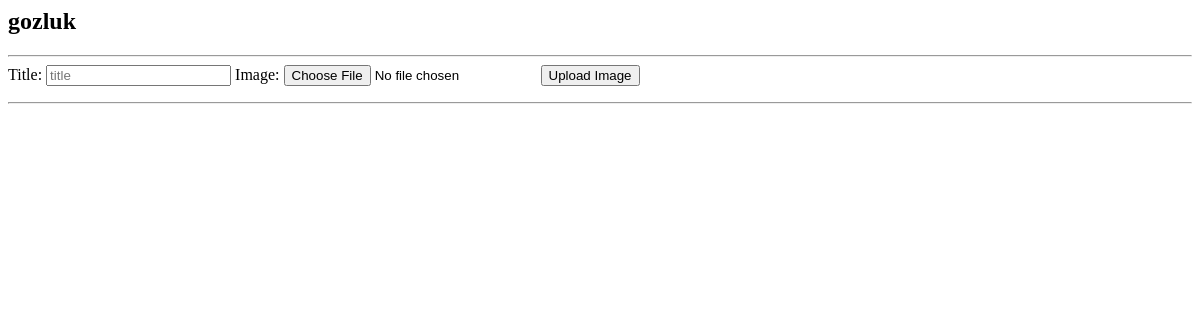
/user/contenaddimage/4, run on an earlier commit of the app's database.
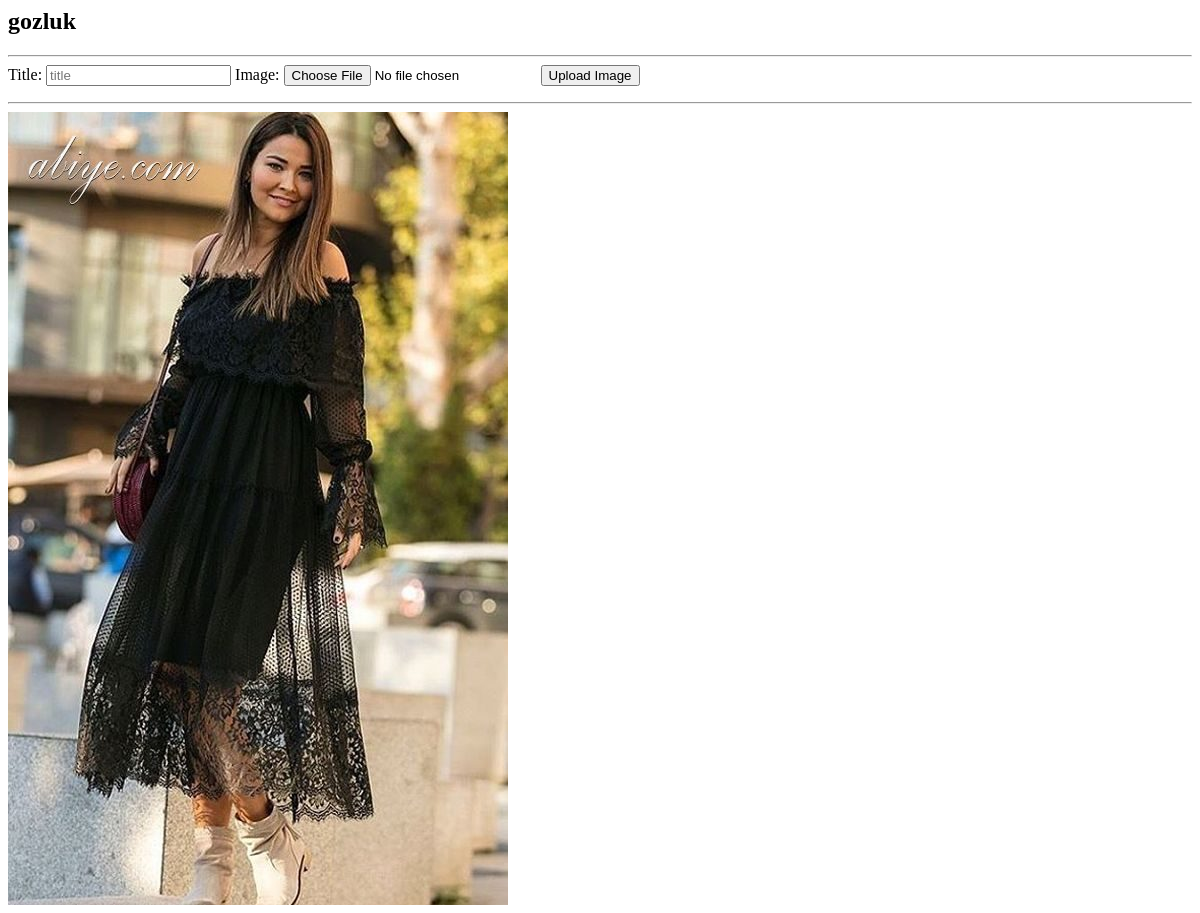
And on a later commit of the database.
### content/models.py (models this page shows, shortened)
class CImages(models.Model):
    content = models.ForeignKey(Content,on_delete=models.CASCADE)
    title=models.CharField(max_length=50,blank=True)
    image= models.ImageField(blank=True,upload_to='images/')
    def image_tag(self):
        return mark_safe('img src="{}" height="50"/>'.format(self.image.url))
    image_tag.short_description = 'Image'

### user/views.py (the view)
# urls.py: path('contenaddimage/<int:id>', views.contenaddimage, name="contenaddimage"),
def contenaddimage(request,id):
    if request.method == 'POST':
        lasturn = request.META.get('HTTP_REFERER')
        form =ContenImageForm(request.POST,request.FILES)
        if form.is_valid():
            data =CImages()
            data.title = form.cleaned_data['title']
            data.content_id = id
            data.image = form.cleaned_data['image']
            data.save()
            messages.success(request,'İçerik başarı ile yüklendi')
            return HttpResponseRedirect(lasturn)
        else:
            messages.warning(request,'Form hatası:' +str(form.errors))
            return HttpResponseRedirect(lasturn)
    else:
        content =Content.objects.get(id=id)
        images = CImages.objects.filter(content_id=id)
        form =  ContenImageForm()
        context = {
            'content':content,
            'images':images,
            'form':form,
        }
        return render(request,'content_gallery.html',context)

### content/models.py
class ContenImageForm(ModelForm):
    class Meta:
        model = CImages
        fields = ['title','image']

### user/templates/content_gallery.html (shortened to what this page needs)
<html>
<head>
</head>
<body>
    <h2>{{content.title}}</h2>
    <hr>
    <form method="POST" enctype="multipart/form-data">
        <label for="id_title">Title:</label>
        <input type="text" name="title" class="input" placeholder="title" maxlength="50",id="id_title_id">
        <label for="id_image">Image:</label>
        <input type="file" name="image" class="input" placeholder="image" maxlength="50",id="id_image_id">
        <button class="btn btn-large btn-success" type="submit">Upload Image</button>
    </form>
    <hr>
{%for rs in images %}
    <img src="{{rs.image.url}}" alt="">
{%endfor%}
</body>
</html>

What changed in the data, as far as the page shows it:
added CImages: image (picture)
